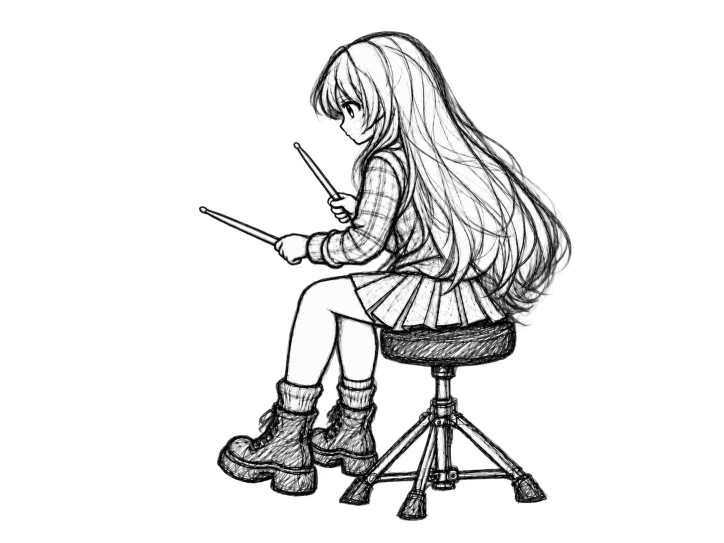
#> input picture character-assets/layers/character/base/neutral.png, 1448 x 1086 px (shown at 1/2 size)
$ python build_dmr009_direct_donor.py
#> lines starting #> are read from the running program, lines starting #| are printed output that depends on the picture
#!/usr/bin/env python3
from pathlib import Path
import json, hashlib
import numpy as np
from PIL import Image
from scipy.ndimage import binary_dilation

ROOT=Path(__file__).resolve().parents[2]
OUT=ROOT/"character-assets/generation-trials/dmr009-direct-donor-v1"
NEUTRAL=ROOT/"character-assets/layers/character/base/neutral.png"
HH=ROOT/"character-assets/layers/character/hh/hit_r.png"
BD=ROOT/"character-assets/layers/character/bd/hit_rf.png"
REBOUND=ROOT/"character-assets/layers/character/combo/bd_hh_rf_r_rebound_refresh.png"
DRUM=ROOT/"character-assets/layers/drum/drum_base.png"

def rgba(p):
    with Image.open(p) as im:
#> im is the input picture: PIL image 1448x1086 RGBA; mean R, G, B, A 32.8, 32.7, 32.7, 53.4
        return np.asarray(im.convert("RGBA")).copy()

def save(a,p):
    p.parent.mkdir(parents=True,exist_ok=True)
    Image.fromarray(a,"RGBA").save(p,compress_level=1)

def sha(p):
    h=hashlib.sha256(); h.update(p.read_bytes()); return h.hexdigest()

def alpha_comp(bottom,top):
    b=bottom.astype(float)/255.0; t=top.astype(float)/255.0
    ta=t[:,:,3:4]; ba=b[:,:,3:4]
    oa=ta+ba*(1-ta)
    rgb=np.divide(t[:,:,:3]*ta+b[:,:,:3]*ba*(1-ta),oa,
                  out=np.zeros_like(b[:,:,:3]),where=oa>0)
    out=np.clip(np.rint(np.concatenate([rgb,oa],2)*255),0,255).astype(np.uint8)
    no_top=top[:,:,3]==0
    out[no_top]=bottom[no_top]
    return out

def bbox(mask):
    y,x=np.nonzero(mask)
    return None if not len(x) else [int(x.min()),int(y.min()),int(x.max()),int(y.max())]

def main():
    neutral=rgba(NEUTRAL); hh=rgba(HH); bd=rgba(BD); drum=rgba(DRUM)
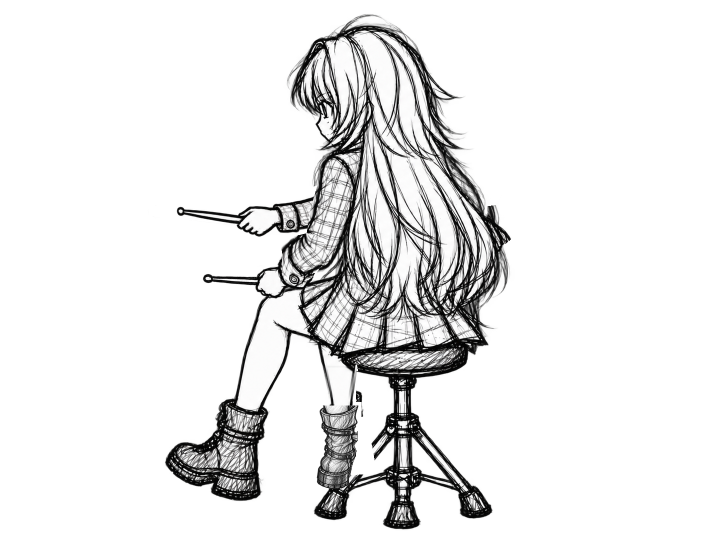
#> input picture character-assets/layers/character/hh/hit_r.png, 1448 x 1086 px (shown at 1/2 size)
#> in rgba, im is the input picture: PIL image 1448x1086 RGBA; mean R, G, B, A 30, 30, 30, 51.2
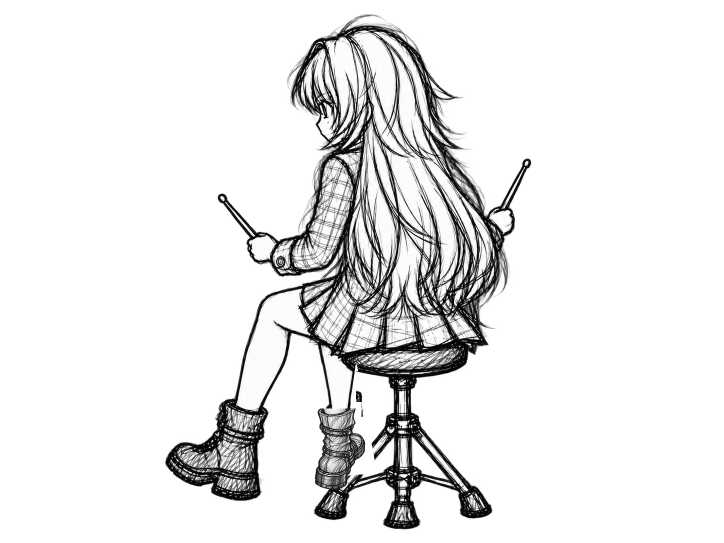
#> input picture character-assets/layers/character/bd/hit_rf.png, 1448 x 1086 px (shown at 1/2 size)
#> in rgba, im is the input picture: PIL image 1448x1086 RGBA; mean R, G, B, A 29.6, 29.6, 29.6, 50.4
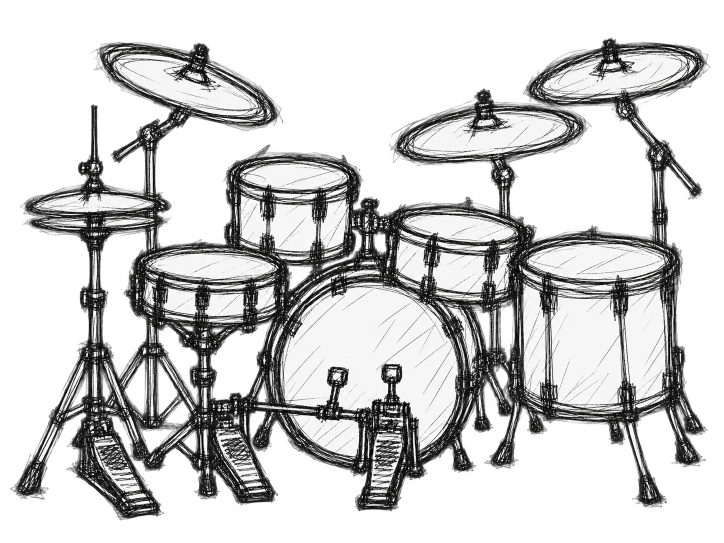
#> input picture character-assets/layers/drum/drum_base.png, 1448 x 1086 px (shown at 1/2 size)
#> in rgba, im is the input picture: PIL image 1448x1086 RGBA; mean R, G, B, A 64, 64, 63.8, 111.2
    rebound=rgba(REBOUND)

    # Primary-action-first: completed HH:R hit is the parent and is preserved.
    cand=hh.copy()

    # Add only RF bass-drum motion pixels in the lower active-foot region.
    # Ownership comes from donor-vs-neutral motion pixels, never an opaque rectangle.
    bd_diff=np.any(bd!=neutral,axis=2)
    lower=np.zeros(bd_diff.shape,bool)
    lower[760:1030,500:780]=True
    seed=bd_diff & lower
    bd_mask=binary_dilation(seed,iterations=2)
    cand[bd_mask]=bd[bd_mask]

    changed=np.any(cand!=hh,axis=2)
    outside_lower=np.count_nonzero(changed & ~binary_dilation(lower,iterations=2))
    upper_changed=np.count_nonzero(changed[:758,:])
    right_hh_zone_changed=np.count_nonzero(changed[240:620,120:850])

    comp=alpha_comp(drum,cand)
    neutral_comp=alpha_comp(drum,neutral)
    rebound_comp=alpha_comp(drum,rebound)

    OUT.mkdir(parents=True,exist_ok=True)
    cp=OUT/"DMR009_direct_HH_parent_plus_BD_RF.png"
    fp=OUT/"DMR009_direct_HH_parent_plus_BD_RF_fixed_drum.png"
    tp=OUT/"DMR009_retry20_transition_fixed_drum.png"
    crop=OUT/"DMR009_retry20_hh_arm_contact_crop.png"
    save(cand,cp); save(comp,fp)
    save(np.concatenate([neutral_comp,comp,rebound_comp,neutral_comp],axis=1),tp)
    save(comp[240:620,120:850],crop)

    result={
      "schemaVersion":2,
      "issueId":"DMR-009",
      "phase":"hit",
      "primaryAction":"Right Hand -> HH -> HIT",
      "secondaryAction":"Right Foot -> BD -> HIT",
      "method":"DIRECT_COMPLETED_HH_PARENT_PLUS_BD_RF_LOWER_ONLY",
      "primaryParent":{
        "path":"character-assets/layers/character/hh/hit_r.png",
        "sha256":sha(HH),
        "auditStatus":"PASS_FROM_EXISTING_REPOSITORY_RECORD"
      },
      "secondaryDonor":{
        "path":"character-assets/layers/character/bd/hit_rf.png",
        "sha256":sha(BD),
        "roi":[500,760,780,1030],
        "ownership":"BD_VS_NEUTRAL_MOTION_PIXELS_DILATED_2PX"
      },
      "candidate":{
        "path":str(cp.relative_to(ROOT)),
        "sha256":sha(cp),
        "changedPixelsFromHH":int(np.count_nonzero(changed)),
        "changedBBoxFromHH":bbox(changed)
      },
      "numericQa":{
        "upperBodyChangedPixelsYlt758":int(upper_changed),
        "hhArmContactZoneChangedPixels":int(right_hh_zone_changed),
        "outsideAllowedLowerCorridorChangedPixels":int(outside_lower),
        "upperBodyHhActionByteIdentical":bool(upper_changed==0),
        "hhArmContactZoneByteIdentical":bool(right_hh_zone_changed==0),
        "lowerCorridorOnly":bool(outside_lower==0),
        "result":"PASS" if upper_changed==0 and right_hh_zone_changed==0 and outside_lower==0 else "FAIL"
      },
      "fixedDrumComposite":{
        "path":str(fp.relative_to(ROOT)),
        "sha256":sha(fp)
      },
      "transitionEvidence":{
        "path":str(tp.relative_to(ROOT)),
        "sequence":["neutral","retry20_hit","existing_rebound_READ_ONLY","neutral"],
        "pairedReboundPath":str(REBOUND.relative_to(ROOT)),
        "pairedReboundSha256":sha(REBOUND),
        "pairedReboundModified":False
      },
      "visualReviewEvidence":{
        "hhArmContactCrop":str(crop.relative_to(ROOT)),
        "visualQaStatus":"PENDING_AI_VISUAL_QA"
      },
      "formalPromotion":False,
      "hardRequirement":"If the character's own right hand does not clearly strike HH at impact, FAIL regardless of all other checks."
    }
    (OUT/"DMR009_direct_donor_qa.json").write_text(json.dumps(result,ensure_ascii=False,indent=2)+"\n",encoding="utf-8")
    print(json.dumps(result,ensure_ascii=False))

if __name__=="__main__":
#> (the run stopped early here; a loop or call above may not have finished)
